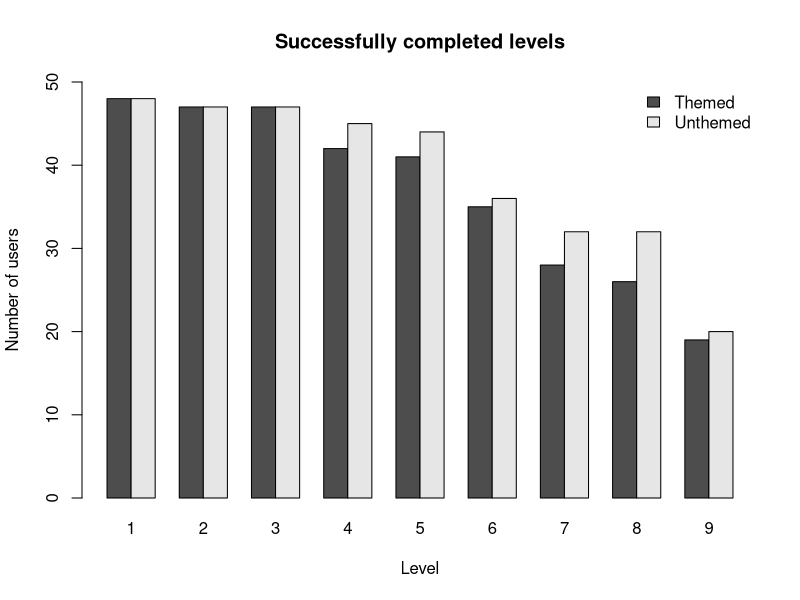

Write R code to recreate this figure.
database <- read.csv("database.csv")

# won games
won <- database[database$won == 1,]

# filter
wonLevelUsers <- subset(won, select = c(user, level, theme))

#split theme en no theme
themeWonLevelUsers <- unique(wonLevelUsers[wonLevelUsers$theme == 1,])
noThemeWonLevelUsers <- unique(wonLevelUsers[wonLevelUsers$theme == 0,])

# tel aantal users dat level uitspeelt
themeNbOfUsersCompletedLevel <- data.frame(table(themeWonLevelUsers$level))
noThemeNbOfUsersCompletedLevel <- data.frame(table(noThemeWonLevelUsers$level))

# combine theme en no theme users
bothUsers <- data.frame(cbind(themeNbOfUsersCompletedLevel$Freq, noThemeNbOfUsersCompletedLevel$Freq))
matrixUsers <- do.call(rbind, bothUsers)

# grouped barplot replayers
barplot(matrixUsers, 
        main="Successfully completed levels",
        beside = TRUE,
        names.arg= noThemeNbOfUsersCompletedLevel$Var1,
        xlab="Level",
        ylim=c(0, 50),
        ylab="Number of users",
        legend.text = c("Themed", "Unthemed"),
        args.legend = list(x = "topright", bty="n"))